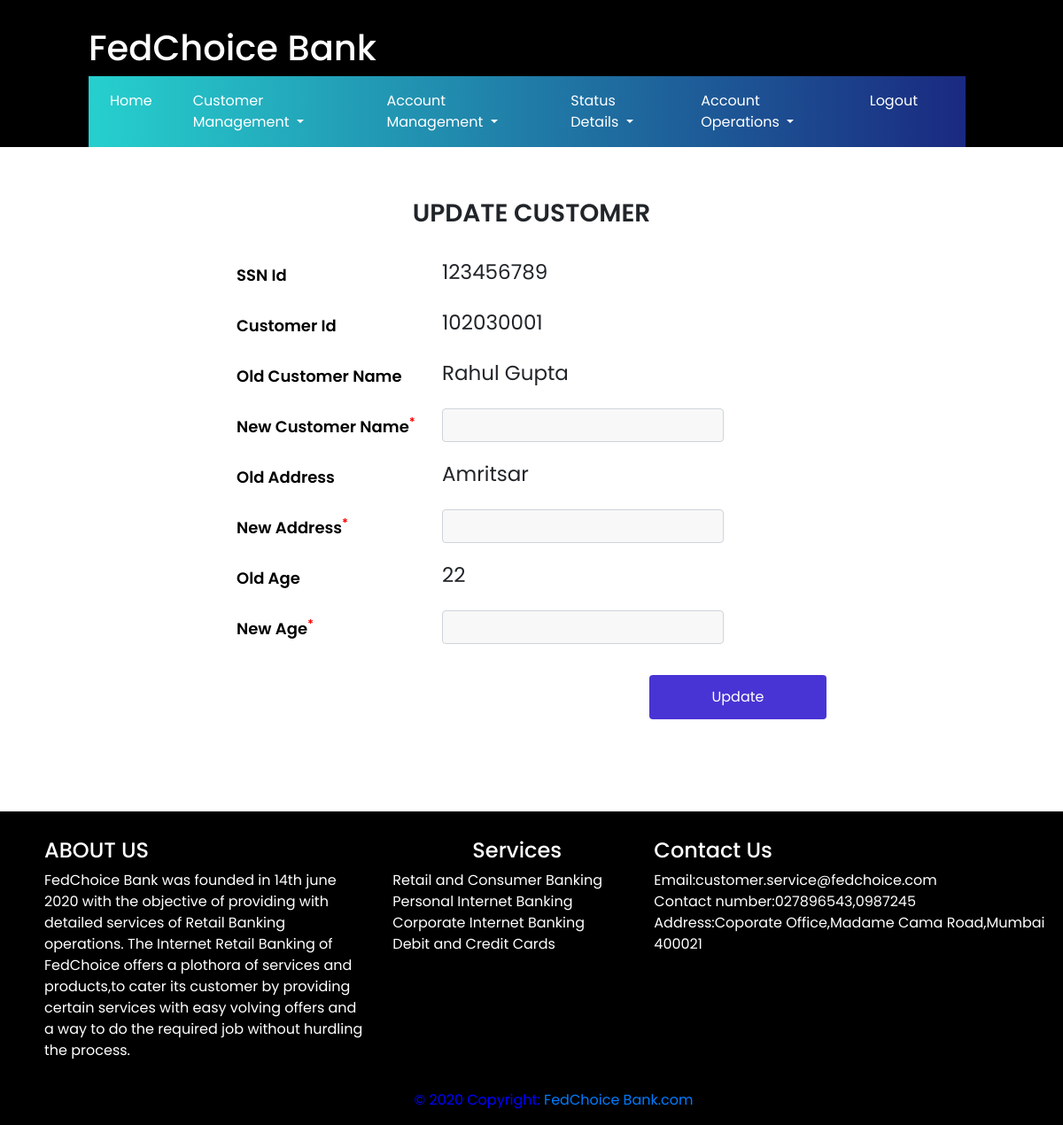
The page /update_customer?cust_id=102030001 (signed in) on the database its author committed.
### app/models.py (models this page shows)
class Customer(db.Model):
    def generate_id(self):
        last_id = db.session.query(db.func.max(Customer.cust_id)).scalar()
        if last_id is not None:
            return last_id + 1
        return 102030001
    cust_id = db.Column(db.Integer, primary_key=True, default=generate_id)
    ssn_id = db.Column(db.Integer, unique=True)
    name = db.Column(db.String(128))
    age = db.Column(db.Integer)
    address = db.Column(db.String(128))
    city = db.Column(db.String(50))
    state = db.Column(db.String(50))

### app/routes.py (the view, shortened to what this page needs)
@main.route('/update_customer', methods=['GET', 'POST'])
@exec_login_required
def update_customer():
    user = None
    ssn_id = request.args.get('ssn_id')
    cust_id = request.args.get('cust_id')
    if ssn_id is not None:
        user = Customer.query.filter_by(ssn_id=ssn_id).first()
    if cust_id is not None:
        user = Customer.query.filter_by(cust_id=cust_id).first()
    if (ssn_id or cust_id) and not user:
        flash("User does not exist", 'error')
    return render_template("update_customer.html", user=user)

### app/routes.py (called while the page is built)
def exec_login_required(func):
    @wraps(func)
    def wrapper(*args, **kwargs):
        if 'user' in session:
            user = session['user']
            if user['emp_type'] == 'executive':
                return func(*args, **kwargs)
            else:
                flash("Executive Login Required", 'error')
                return redirect(url_for('main.login'))
        else:
            flash("Login Required", 'error')
            return redirect(url_for('main.login', next=request.path))
    return wrapper

### app/templates/update_customer.html (shortened to what this page needs)
{% extends 'base.html' %}
{% block content %}
{% if user is not none %}
    <section id="form">
	    <div class="container py-4">
		    <div class="form-sub py-4" style="width: 60%;margin: 0 auto;margin-top:10px;">
				<h3 class="text-center text-uppercase">UPDATE CUSTOMER</h3><br>
                <form action="/update_customer" method="post">
                  <div class="form-group row">
                    <label class="col-md-4 col-form-label">SSN Id</label>
                    <div class="col-md-6">
                      <span style="font-size:23;">{{ user.ssn_id }}</span>
                    </div>
                  </div>
                  <div class="form-group row">
                    <label class="col-md-4 col-form-label">Customer Id</label>
                    <div class="col-md-6">
                      <span style="font-size:23;">{{ user.cust_id }}</span>
                    </div>
                  </div>
                  <div class="form-group row">
                    <label class="col-md-4 col-form-label">Old Customer Name</label>
                    <div class="col-md-6">
                      <span style="font-size:23;">{{ user.name }}</span>
                    </div>
                  </div>
                   <div class="form-group row">
                    <label class="col-md-4 col-form-label">New Customer Name<sup>*</sup></label>
                    <div class="col-md-6">
                      <input type="text" class="form-control" name="name" value="" required/>
                    </div>
                  </div>
                  <div class="form-group row">
                    <label class="col-md-4 col-form-label">Old  Address</label>
                    <div class="col-md-6">
                      <span style="font-size:23;">{{ user.address }}</span>
                    </div>
                  </div>
                  <div class="form-group row">
                    <label class="col-md-4 col-form-label">New  Address<sup>*</sup></label>
                    <div class="col-md-6">
                      <input type="text" class="form-control" name="address" value="" required/>
                    </div>
                  </div>
                   <div class="form-group row">
                    <label class="col-md-4 col-form-label">Old  Age</label>
                    <div class="col-md-6">
                      <span style="font-size:23;">{{ user.age }}</span>
                    </div>
                  </div>
                  <div class="form-group row">
                    <label class="col-md-4 col-form-label">New  Age<sup>*</sup></label>
                    <div class="col-md-6">
                      <input type="number" class="form-control" name="age" value="" required/>
                    </div>
                  </div>
                    <div class="text-right" style="margin-left:220px;">
                            <button class="my-3 btn submit"><span>Update</span></button>
                    </div>
                </form>
            </div>
        </div>
    </section>
{% endif %}
{% include 'footer.html' %}
{% endblock content %}

### app/static/css/style.css (style rules this page uses)
* { font-family: 'Poppins'; }
body { margin:0; padding: 0; }
.form-sub h3 { font-weight: 600; }
.form-sub label { text-align: left; font-size: 18px; color: #000; font-weight: 600; }
sup { color: #f00; }
.form-sub input { background: rgba(167, 164, 164, 0.08); transition: .5s; }
.form-sub input::placeholder { color: #fff; }
.form-sub .submit { position: relative; width: 200px; height: 50px; border: none; outline: none !important; background: #4834d4; color: #fff; z-index: 1; transition: .5s; }
.form-sub .submit:before { content: ''; position: absolute; top: 0; left: 0; width: 0%; height: 100%; z-index: -1; background: #0984e3; border-radius: 5px; transition: .5s; }
.form-sub span { z-index: 1; }

### app/static/css/header.css (style rules this page uses)
* { font-family: 'Poppins'; }

### rows shown on the page
Customer: ssn_id "123456789", cust_id "102030001", name "Rahul Gupta", address "Amritsar", age "22"
